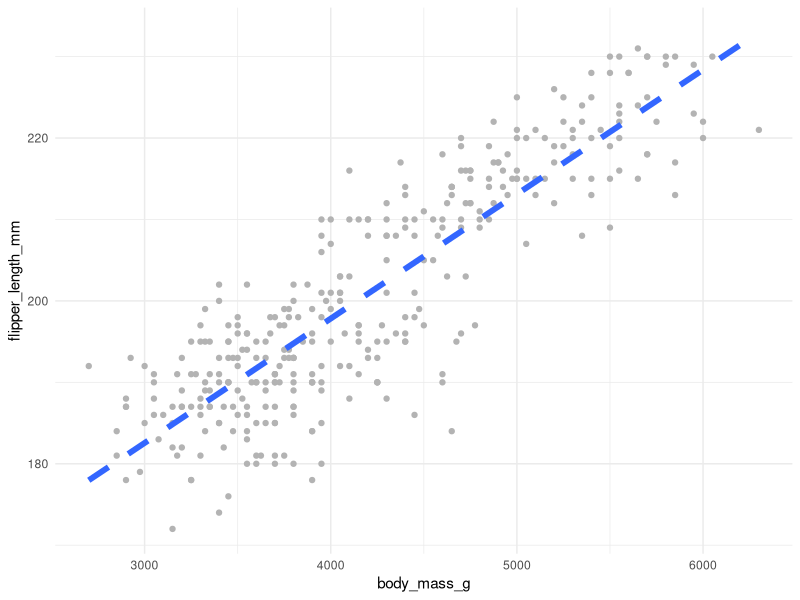
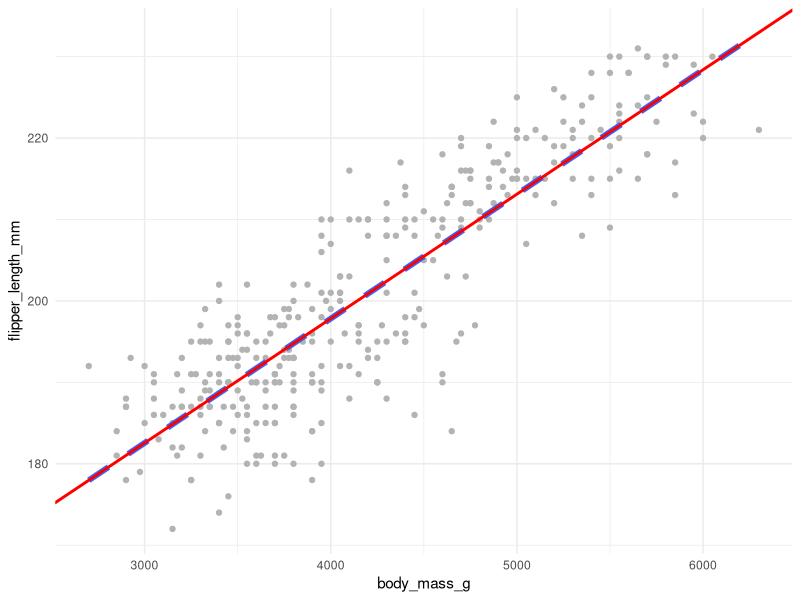
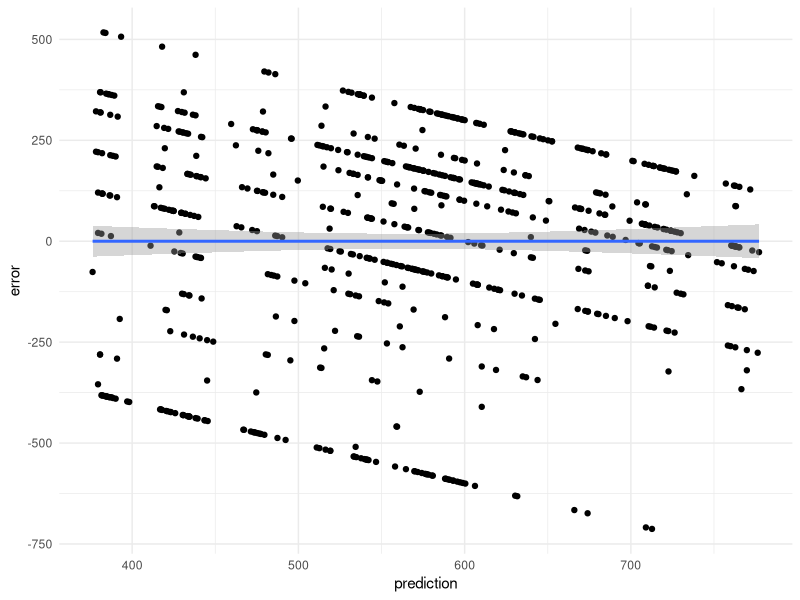

Write the R code that produced these figures, in order.
# File Name: 	  	  regression.R
# File Purpose:  	  Regression
# Author: 	    	  Nicholas Bell (nicholasbell@gwu.edu)
# Date Created:     2024-11-11

# Load packages
library(tidyverse)
library(palmerpenguins)

# Set options
options(tibble.width = Inf)

# Load data
data(penguins)

#####################################################
## Prove that regression is just the best fit line ##
#####################################################

# What is the relationship between flipper length and body mass?
ggplot(penguins, aes(x = body_mass_g, y = flipper_length_mm)) +
  geom_point(color = "gray70") +
  geom_smooth(method = "lm", se = F, linetype = "dashed", linewidth = 2) +
  theme_minimal()

reg <- lm(flipper_length_mm ~ body_mass_g, data = penguins)
summary(reg)

ggplot(penguins, aes(x = body_mass_g, y = flipper_length_mm)) +
  geom_point(color = "gray70") +
  geom_smooth(method = "lm", se = F, linetype = "dashed", linewidth = 2) +
  geom_abline(aes(intercept = reg$coefficients["(Intercept)"],
                  slope = reg$coefficients["body_mass_g"]),
              color = "red",
              linewidth = 1) +
  theme_minimal()


################################
## Multiple Linear Regression ##
################################

desante <- read_csv("scripts/regression/desante2013_modified.csv")

reg2 <- lm(allocation ~ race + work_ethic + age + gender + pid, data = desante)
summary(reg2)

# Let's look at the error
desante$prediction <- predict(reg2, desante)
desante$error <- desante$allocation-desante$prediction

desante |>
  filter(!is.na(error)) |>
  ggplot(aes(x = prediction, y = error)) +
  geom_point() +
  geom_smooth(method = "lm") +
  theme_minimal()
